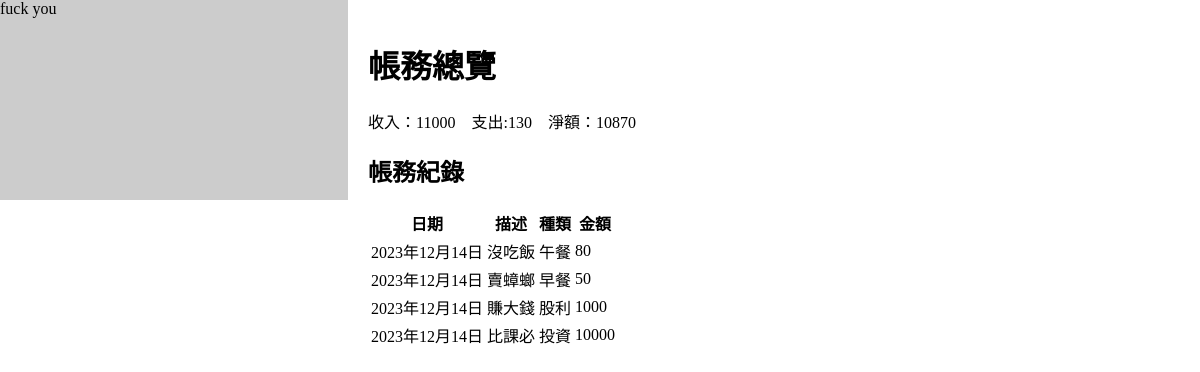
The app's page /index/ with its own data.
### projectapp/models.py (models this page shows, shortened)
class Record_E(models.Model):
    date 	= DateField()
    description = CharField(max_length=300,null=True)
    categoryE 	= CharField(max_length=50)
    cash 	= IntegerField()

class Record_R(models.Model):
    date 	= DateField()
    description = CharField(max_length=300,null=True)
    categoryR 	= CharField(max_length=50)
    cash 	= IntegerField()

### projectapp/views.py (the view)
# urls.py: path('index/',views.recordall_and_cashflow),
def recordall_and_cashflow(request):
    recordE=Record_E.objects.all().order_by('date')
    recordR=Record_R.objects.all().order_by('date')
    recordAllE=Record_E.objects.filter()
    recordAllR=Record_R.objects.filter()
    income_list=[record.cash for record in recordAllR]
    outcome_list=[record.cash for record in recordAllE]
    income=sum(income_list) if len(income_list)!=0 else 0
    outcome=sum(outcome_list) if len(outcome_list)!=0 else 0
    net = income -outcome
    return render(request,'index.html',locals())

### templates/index.html (shortened to what this page needs)
<!DOCTYPE html>
<html lang="en">
<head>
    {% load static %}
    <link  href="{% static '/style.css'%}" rel="stylesheet" type="text/css"/>
</head>
<body>
    <div class="container">
        <div class="left-box">fuck you</div>
        <div class="right-text">
    <h1>帳務總覽</h1>
        收入：{{ income }} &nbsp;&nbsp;
        支出:{{ outcome }} &nbsp;&nbsp;
        淨額：{{ net }}
    <h2>帳務紀錄</h2>
    <table>
        <th>日期</th>
        <th>描述</th>
        <th>種類</th>
        <th>金額</th>
        {% for record in recordE %}
    <tr>
        <td>{{ record.date }}</td>
        <td>{{ record.description }}</td>
        <td>{{ record.categoryE }}</td>
        <td>{{ record.cash }}</td>
    </tr>
    {% endfor %}
    {% for record in recordR %}
    <tr>
    <td>{{ record.date }}</td>
    <td>{{ record.description }}</td>
    <td>{{ record.categoryR }}</td>
    <td>{{ record.cash }}</td>
    </tr>
    {% endfor %}
    </table>
    </div>
</div>
</body>
</html>

### static/style.css (style rules this page uses)
body { margin: 0; padding: 0; }
.container { display: flex; }
.left-box { width: 30%; height: 200px; background-color: #ccc; }
.right-text { width: 70%; padding: 20px; }

### templates/index.html (style rules this page uses)
body { margin: 0; padding: 0; }
.container { display: flex; }
.left-box { width: 30%; align-items: stretch }
.right-text { width: 70%; padding: 20px; }

### records on screen
Record_E: date "2023年12月14日", description "沒吃飯", categoryE "午餐", cash "80"
Record_E: date "2023年12月14日", description "賣蟑螂", categoryE "早餐", cash "50"
Record_R: date "2023年12月14日", description "賺大錢", categoryR "股利", cash "1000"
Record_R: date "2023年12月14日", description "比課必", categoryR "投資", cash "10000"

### other values on screen
{{ income }} "11000"
{{ outcome }} "130"
{{ net }} "10870"
